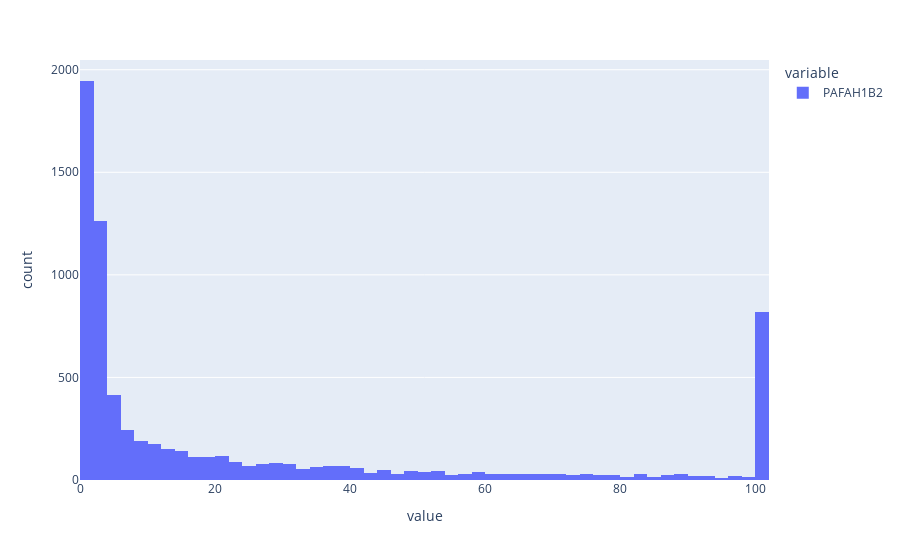

Notebook cell for this chart:
### Code cell
import math

import plotly.express as px

fig = px.histogram(
#     np.power(math.e, tpm.loc['RPS11'].T).clip(upper=math.e**9)
    tpm.loc['PAFAH1B2'].T.apply(np.exp).clip(upper=100)
)

fig.show()

### Figure 1 — Plotly figure (JSON) as saved in the notebook; plotly's stock layout.template omitted (floating-point values rounded to 4 significant figures; data arrays with more than 128 entries replaced by an {"elided": "..."} marker saying what was removed)
{"data": [{"alignmentgroup": "True", "bingroup": "x", "hovertemplate": "variable=PAFAH1B2<br>value=%{x}<br>count=%{y}<extra></extra>", "legendgroup": "PAFAH1B2", "marker": {"color": "#636efa", "pattern": {"shape": ""}}, "name": "PAFAH1B2", "offsetgroup": "PAFAH1B2", "orientation": "v", "showlegend": true, "type": "histogram", "x": {"elided": "7186 float values"}, "xaxis": "x", "yaxis": "y"}], "layout": {"autosize": true, "barmode": "relative", "legend": {"title": {"text": "variable"}, "tracegroupgap": 0}, "margin": {"t": 60}, "xaxis": {"anchor": "y", "autorange": true, "domain": [0, 1], "range": [0, 102], "title": {"text": "value"}, "type": "linear"}, "yaxis": {"anchor": "x", "autorange": true, "domain": [0, 1], "range": [0, 2047.0], "title": {"text": "count"}}}}
